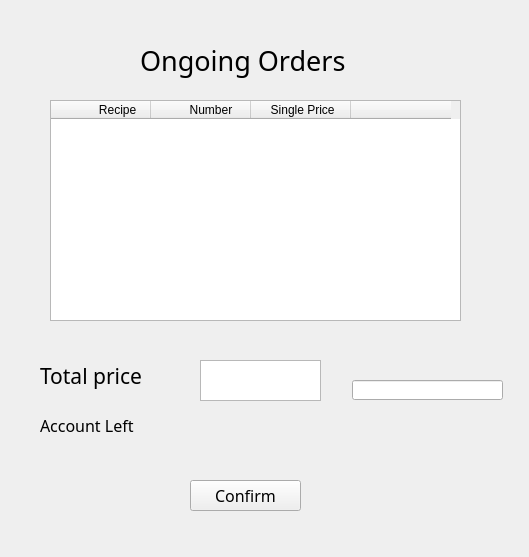
<?xml version="1.0" encoding="UTF-8"?>
<ui version="4.0">
 <class>pay</class>
 <widget class="QWidget" name="pay">
  <property name="geometry">
   <rect>
    <x>0</x>
    <y>0</y>
    <width>529</width>
    <height>557</height>
   </rect>
  </property>
  <widget class="QLabel" name="label">
   <property name="geometry">
    <rect>
     <x>140</x>
     <y>40</y>
     <width>241</width>
     <height>41</height>
    </rect>
   </property>
   <property name="font">
    <font>
     <family>Arial Rounded MT Bold</family>
     <pointsize>20</pointsize>
    </font>
   </property>
   <property name="text">
    <string>Ongoing Orders</string>
   </property>
  </widget>
  <widget class="QLabel" name="label_2">
   <property name="geometry">
    <rect>
     <x>40</x>
     <y>360</y>
     <width>111</width>
     <height>31</height>
    </rect>
   </property>
   <property name="font">
    <font>
     <family>Arial Rounded MT Bold</family>
     <pointsize>16</pointsize>
    </font>
   </property>
   <property name="text">
    <string>Total price</string>
   </property>
  </widget>
  <widget class="QLabel" name="label_3">
   <property name="geometry">
    <rect>
     <x>40</x>
     <y>410</y>
     <width>111</width>
     <height>31</height>
    </rect>
   </property>
   <property name="font">
    <font>
     <family>Arial Rounded MT Bold</family>
     <pointsize>12</pointsize>
    </font>
   </property>
   <property name="text">
    <string>Account Left</string>
   </property>
  </widget>
  <widget class="QPushButton" name="pushButton">
   <property name="geometry">
    <rect>
     <x>190</x>
     <y>480</y>
     <width>111</width>
     <height>31</height>
    </rect>
   </property>
   <property name="font">
    <font>
     <family>Algerian</family>
     <pointsize>12</pointsize>
    </font>
   </property>
   <property name="text">
    <string>Confirm</string>
   </property>
  </widget>
  <widget class="QTextBrowser" name="textBrowser">
   <property name="geometry">
    <rect>
     <x>200</x>
     <y>360</y>
     <width>121</width>
     <height>41</height>
    </rect>
   </property>
   <property name="font">
    <font>
     <family>AngsanaUPC</family>
     <pointsize>11</pointsize>
    </font>
   </property>
   <property name="lineWidth">
    <number>0</number>
   </property>
   <property name="tabStopWidth">
    <number>73</number>
   </property>
  </widget>
  <widget class="QTableWidget" name="tableWidget">
   <property name="geometry">
    <rect>
     <x>50</x>
     <y>100</y>
     <width>411</width>
     <height>221</height>
    </rect>
   </property>
   <column>
    <property name="text">
     <string>                   Recipe         </string>
    </property>
   </column>
   <column>
    <property name="text">
     <string>      Number</string>
    </property>
   </column>
   <column>
    <property name="text">
     <string>        Single Price       </string>
    </property>
   </column>
   <column>
    <property name="text">
     <string/>
    </property>
   </column>
  </widget>
  <widget class="QLineEdit" name="lineEdit">
   <property name="geometry">
    <rect>
     <x>352</x>
     <y>380</y>
     <width>151</width>
     <height>20</height>
    </rect>
   </property>
  </widget>
 </widget>
 <resources/>
 <connections/>
</ui>
